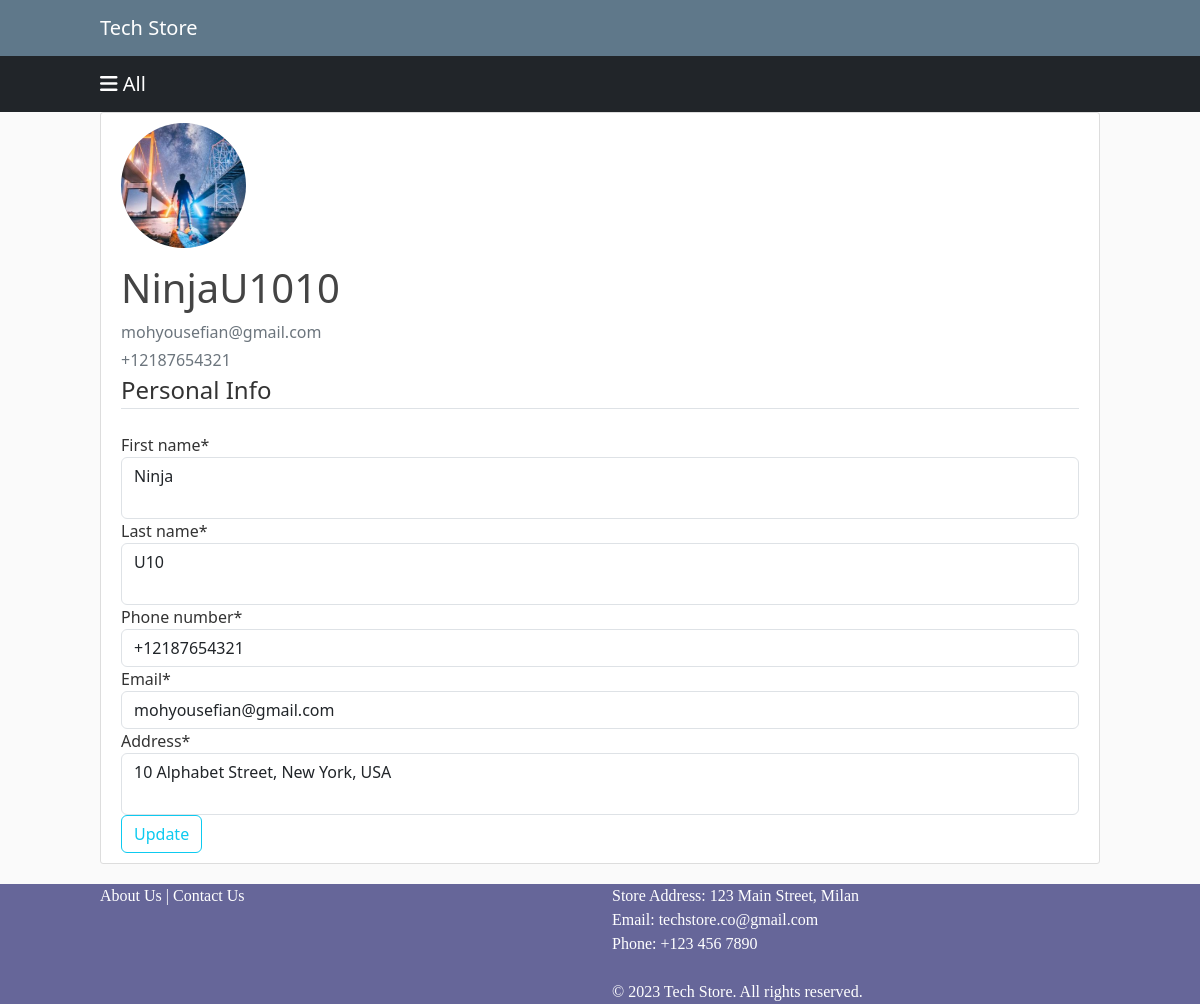
/personal-info/ (signed in), run on the app's committed database.
### users/models.py (models this page shows, shortened)
class CustomUser(AbstractUser):
    first_name = models.TextField(max_length=50)
    last_name = models.TextField(max_length=50)
    phone_number = PhoneNumberField(blank=True, null=True, unique=True, max_length=12)
    address = models.TextField(max_length=200)

class Profile(models.Model):
    user = models.OneToOneField(CustomUser, on_delete=models.CASCADE)
    image = models.ImageField(default='default_profile.jpg', upload_to='profile_pics')

### users/views.py (the view)
# urls.py: path('personal-info/', user_views.personal_info, name='personal-info'),
@login_required
def personal_info(request):
    if request.method == 'POST':
        personal_form = PersonalInfoUpdateForm(request.POST, instance=request.user)
        if personal_form.is_valid():
            personal_form.save()
            messages.success(request, f'Your Personal Info has been updated!')
            return redirect('personal-info')
    else:
        personal_form = PersonalInfoUpdateForm(instance=request.user)
    context = {
        'personal_form': personal_form
    }
    return render(request, 'users/personal-info.html', context)

### users/forms.py
class PersonalInfoUpdateForm(forms.ModelForm):
    email = forms.EmailField()
    class Meta:
        model = get_user_model()
        fields = ['first_name', 'last_name', 'phone_number', 'email', 'address']

### users/templates/users/personal-info.html (shortened to what this page needs)
{% extends "store/base.html" %}
{% load crispy_forms_tags %}
{% block content %}
    <div class="content-section">
        <div class="media">
            <img class="rounded-circle account-img" src="{{ user.profile.image.url }}">
            <div class="media-body">
                <h2 class="account-heading mb-2">{{ user.username }}</h2>
                <p class="text-secondary mb-1">{{ user.email }}</p>
                <p class="text-secondary">{{ user.phone_number }}</p>
            </div>
        </div>
        <form method="POST" enctype="multipart/form-data">
            <fieldset class="form-group">
                <legend class="border-bottom mb-4">Personal Info</legend>
                {% for field in personal_form %}
                    {% if field.field.widget.input_type %}
                        <div class="form-group">
                            <label for="{{ field.id_for_label }}">{{ field.label }}*</label>
                            <input type="{{ field.field.widget.input_type }}" class="form-control" id="{{ field.id_for_label }}" name="{{ field.name }}" placeholder="{{ field.label }}" value="{{ field.value|default_if_none:'' }}" required>
                        </div>
                    {% else %}
                        <div class="form-group">
                            <label for="{{ field.id_for_label }}">{{ field.label }}*</label>
                            <textarea style="resize: none;" class="form-control" id="{{ field.id_for_label }}" name="{{ field.name }}" placeholder="{{ field.label }}" required>{{ field.value|default_if_none:'' }}</textarea>
                        </div>
                    {% endif %}
                {% endfor %}
            </fieldset>
            <div class="form-group">
                <button class="btn btn-outline-info" type="submit">Update</button>
            </div>
        </form>
    </div>
{% endblock content %}

### store/static/store/generated_main.css (style rules this page uses)
html, :host { line-height: 1.5; -webkit-text-size-adjust: 100%; -moz-tab-size: 4; -o-tab-size: 4; tab-size: 4; font-family: ui-sans-serif, system-ui, sans-serif, "Apple Color Emoji", "Segoe UI Emoji", "Segoe UI Symbol", "Noto Color Emoji"; font-feature-settings: normal; font-variation-settings: normal; -webkit-tap-highlight-color: transparent; }
body { margin: 0; line-height: inherit; }
h1, h2, h3, h4, h5, h6 { font-size: inherit; font-weight: inherit; }
button, input, optgroup, select, textarea { font-family: inherit; font-feature-settings: inherit; font-variation-settings: inherit; font-size: 100%; font-weight: inherit; line-height: inherit; letter-spacing: inherit; color: inherit; margin: 0; padding: 0; }
button, select { text-transform: none; }
button, input:where([type='button']), input:where([type='reset']), input:where([type='submit']) { -webkit-appearance: button; background-color: transparent; background-image: none; }
blockquote, dl, dd, h1, h2, h3, h4, h5, h6, hr, figure, p, pre { margin: 0; }
fieldset { margin: 0; padding: 0; }
legend { padding: 0; }
textarea { resize: vertical; }
input::placeholder, textarea::placeholder { opacity: 1; color: #9ca3af; }
button, [role="button"] { cursor: pointer; }
img, svg, video, canvas, audio, iframe, embed, object { display: block; vertical-align: middle; }
img, video { max-width: 100%; height: auto; }
body { background: #fafafa; color: #333333; margin-top: 3.5rem; }
h1, h2, h3, h4, h5, h6 { color: #444444; }
.content-section { background: #ffffff; padding: 10px 20px; border: 1px solid #dddddd; border-radius: 3px; margin-bottom: 20px; }
.account-img { height: 125px; width: 125px; margin-right: 20px; margin-bottom: 16px; }
.account-heading { font-size: 2.5rem; }
.mb-1 { margin-bottom: 0.25rem; }
.mb-2 { margin-bottom: 0.5rem; }
.mb-4 { margin-bottom: 1rem; }

### store/static/store/main.css (style rules this page uses)
body { background: #fafafa; color: #333333; margin-top: 3.5rem; }
h1, h2, h3, h4, h5, h6 { color: #444444; }
.content-section { background: #ffffff; padding: 10px 20px; border: 1px solid #dddddd; border-radius: 3px; margin-bottom: 20px; }
.account-img { height: 125px; width: 125px; margin-right: 20px; margin-bottom: 16px; }
.account-heading { font-size: 2.5rem; }

### data on the page
CustomUser: profile.image (picture), username "NinjaU1010", email "mohyousefian@gmail.com", phone_number "+12187654321", first_name "Ninja" "U10" "10 Alphabet Street, New York, USA", phone_number "+12187654321" "mohyousefian@gmail.com"

### other printed values
{{ field.label }} "First name" "Last name" "Address"
{{ field.label }} "Phone number" "Email"
